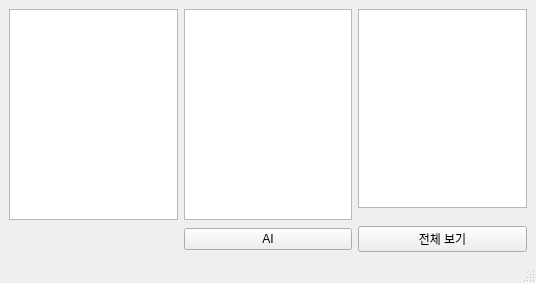
<?xml version="1.0" encoding="UTF-8"?>
<ui version="4.0">
 <class>MainWindow</class>
 <widget class="QMainWindow" name="MainWindow">
  <property name="geometry">
   <rect>
    <x>0</x>
    <y>0</y>
    <width>536</width>
    <height>283</height>
   </rect>
  </property>
  <property name="windowTitle">
   <string>MainWindow</string>
  </property>
  <widget class="QWidget" name="centralwidget">
   <layout class="QGridLayout" name="gridLayout">
    <item row="3" column="1">
     <widget class="QPushButton" name="pushButton">
      <property name="text">
       <string>AI</string>
      </property>
     </widget>
    </item>
    <item row="0" column="0" rowspan="3">
     <widget class="QTreeView" name="treeView"/>
    </item>
    <item row="0" column="1" rowspan="3">
     <widget class="QTextEdit" name="textEdit">
      <property name="sizePolicy">
       <sizepolicy hsizetype="Expanding" vsizetype="Expanding">
        <horstretch>0</horstretch>
        <verstretch>0</verstretch>
       </sizepolicy>
      </property>
     </widget>
    </item>
    <item row="0" column="3">
     <widget class="QListWidget" name="listWidgetKeywords"/>
    </item>
    <item row="3" column="3">
     <widget class="QPushButton" name="pushButton_2">
      <property name="text">
       <string>전체 보기</string>
      </property>
     </widget>
    </item>
   </layout>
  </widget>
  <widget class="QMenuBar" name="menubar">
   <property name="geometry">
    <rect>
     <x>0</x>
     <y>0</y>
     <width>536</width>
     <height>21</height>
    </rect>
   </property>
  </widget>
  <widget class="QStatusBar" name="statusbar"/>
 </widget>
 <resources/>
 <connections/>
</ui>
